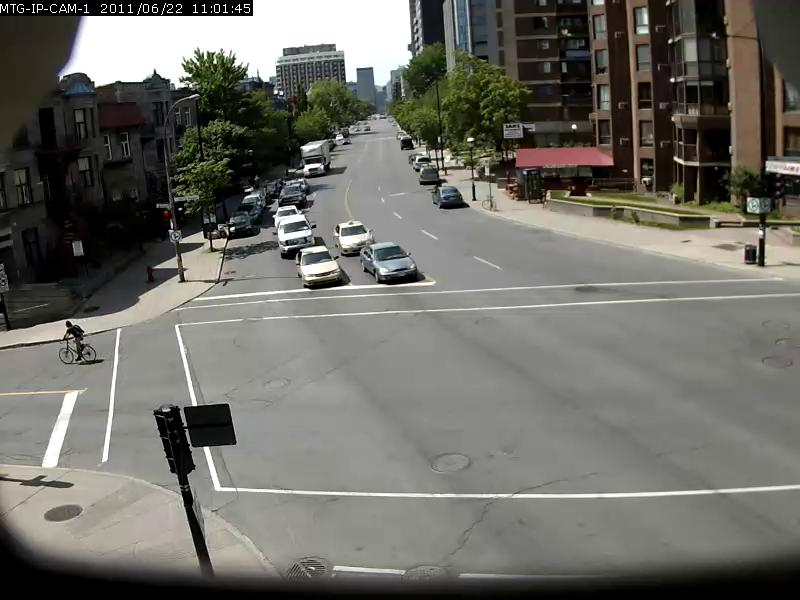
%> input picture Automated Traffic Management System/Traffic_management_based_on_image/test_image.jpg, 800 x 600 px
$ octave final_test.m   (GNU Octave 9; MATLAB toolbox functions it lacks are replaced by stand-ins)
%> lines starting %> are read from the running program, lines starting %| are printed output that depends on the picture
Test_Image=imread('test_image.jpg');
%> Test_Image is the input picture: size 600x800x3 uint8; mean R, G, B 109.5, 108.8, 102.1
Reference_Image=imread('reference_image.jpg');
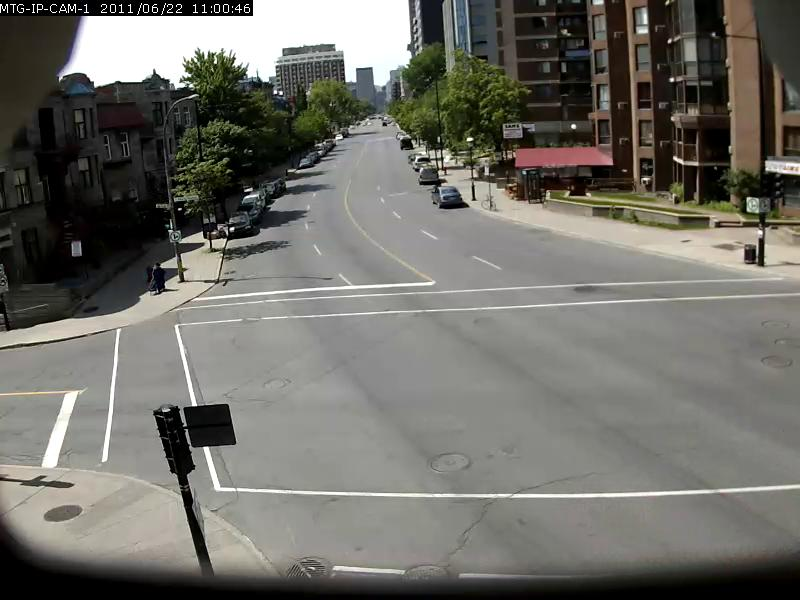
%> input picture Automated Traffic Management System/Traffic_management_based_on_image/reference_image.jpg, 800 x 600 px
%> Reference_Image is the input picture: size 600x800x3 uint8; mean R, G, B 111.5, 110.4, 104

[x,y,z] = size(Test_Image);
%> x = 600; y = 800; z = 3
if(z==1)
    ;
else
    Test_Gray_Image = rgb2gray(Test_Image);
end
[x,y,z] = size(Reference_Image);
if(z==1)
    ;
else
 Reference_Gray_Image = rgb2gray(Reference_Image);
end

figure(1);
Test_Image_1=imcrop(Test_Gray_Image,[270 130 150 200]);
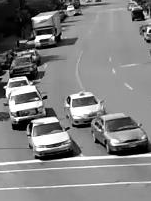
%> Test_Image_1: size 201x151 uint8; min 0, max 255, mean 128.9
Test_Image_1= imadjust(Test_Image_1,[],[],2);
Test_Image_1=imfill(Test_Image_1);
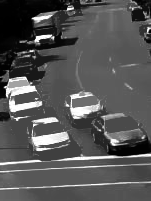
%> Test_Image_1: size 201x151 uint8; min 0, max 255, mean 85.3
edge_detection_Test_Image = edge(Test_Image_1,'canny');
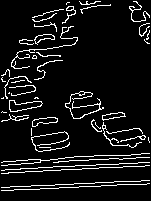
%> edge_detection_Test_Image: size 201x151 logical; 8.6% white in thin lines or dots
Structural_Element = strel('line',1,90);
edge_detection_Test_Image=imdilate(edge_detection_Test_Image,Structural_Element);
imshow(Test_Gray_Image);

figure(2);
Reference_Image_1=imcrop(Reference_Gray_Image,[270 130 150 200]);
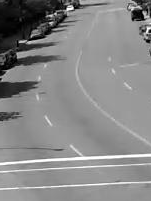
%> Reference_Image_1: size 201x151 uint8; min 0, max 255, mean 135.1
Reference_Image_1=imadjust(Reference_Image_1,[],[],2);
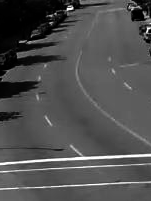
%> Reference_Image_1: size 201x151 uint8; min 0, max 255, mean 79.5
Reference_Image_1=imfill(Reference_Image_1);
Edge_Detection_Reference_Image = edge(Reference_Image_1,'canny');
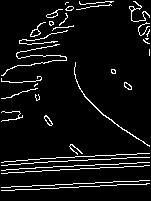
%> Edge_Detection_Reference_Image: size 201x151 logical; 6.6% white in thin lines or dots
Structural_Element = strel('line',1,90);
Edge_Detection_Reference_Image=imdilate(Edge_Detection_Reference_Image,Structural_Element);
imshow(Reference_Gray_Image);

Output_Message_Red_Light_For_90_Seconds = ' Set traffic light to - RED for 90 seconds ';
Output_Message_Green_Light_For_20_Seconds = ' Set traffic light to - GREEN for 20 seconds ';
Output_Message_Green_Light_For_30_Seconds = ' Set traffic light to - GREEN for 30 seconds ';
Output_Message_Green_Light_For_60_Seconds = ' Set traffic light to - GREEN for 60 seconds ';
Output_Message_Green_Light_For_90_Seconds = ' Set traffic light to - GREEN for 90 seconds ';

matched_data = 0;
white_points = 0;
black_points = 0;
x=0;
y=0;
l=0;
m=0;

for a = 1:1:201
 for b = 1:1:151
 if(edge_detection_Test_Image(a,b)==1)
 white_points = white_points+1;
 else
 black_points = black_points+1;
 end
 end
end
%> after the loop, black_points = 27739; white_points = 2612

for i = 1:1:201
 for j = 1:1:151
 if(edge_detection_Test_Image(i,j)==1)&&(Edge_Detection_Reference_Image(i,j)==1)
 matched_data = matched_data+1;
 else
     ;
 end
 end
end
%> after the loop, matched_data = 1181

total_data = white_points;
%> total_data = 2612
total_matched_percentage = (matched_data/total_data)*100;
%> total_matched_percentage = 45.21

if total_matched_percentage > 90
 disp(' '); disp(Output_Message_Red_Light_For_90_Seconds);
elseif total_matched_percentage <= 90 && total_matched_percentage > 70
 disp(' '); disp(Output_Message_Green_Light_For_20_Seconds);
elseif total_matched_percentage <= 70 && total_matched_percentage > 50
 disp(' '); disp(Output_Message_Green_Light_For_30_Seconds);
elseif total_matched_percentage <= 50 && total_matched_percentage > 10
 disp(' '); disp(Output_Message_Green_Light_For_60_Seconds);
else
 disp(' '); disp(Output_Message_Green_Light_For_90_Seconds);
end
